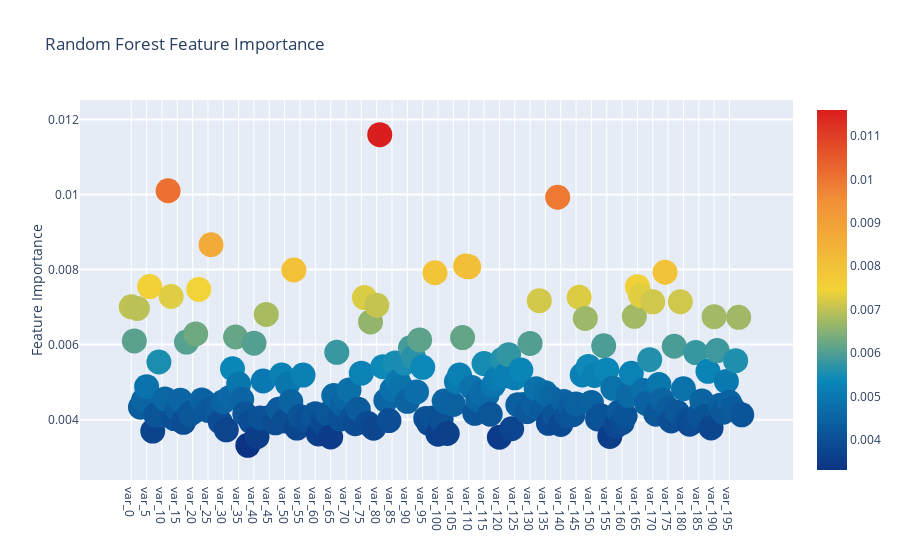

Here is the notebook cell this chart was saved with:
### Code cell
#model.feature_importances_

trace = go.Scatter(y = feature_dataframe['Random Forest feature importances'].values,
                  x = feature_dataframe['features'].values,
                  mode = 'markers',
                  marker = dict(sizemode = 'diameter', sizeref = 1,size = 25,
                                color = feature_dataframe['Random Forest feature importances'].values,
                                colorscale='Portland',showscale=True),
                  text = feature_dataframe['features'].values)
layout = go.Layout(
    autosize= True,
    title= 'Random Forest Feature Importance',
    hovermode= 'closest',
    yaxis=dict(
        title= 'Feature Importance',
        ticklen= 5,
        gridwidth= 2
    ),
    showlegend= False
)
fig = go.Figure(data=[trace], layout=layout)
py.iplot(fig)
plt.savefig('../data/processed/rf_feature_imp.png',bbox_inches='tight')

### Figure 1 — Plotly figure (JSON) as saved in the notebook; plotly's stock layout.template omitted (floating-point values rounded to 4 significant figures; data arrays with more than 128 entries replaced by an {"elided": "..."} marker saying what was removed)
{"data": [{"marker": {"color": {"elided": "200 float values"}, "colorscale": [[0, "rgb(12,51,131)"], [0.25, "rgb(10,136,186)"], [0.5, "rgb(242,211,56)"], [0.75, "rgb(242,143,56)"], [1, "rgb(217,30,30)"]], "showscale": true, "size": 25, "sizemode": "diameter", "sizeref": 1}, "mode": "markers", "text": {"elided": "200 str values"}, "type": "scatter", "x": {"elided": "200 str values"}, "y": {"elided": "200 float values"}}], "layout": {"autosize": true, "hovermode": "closest", "showlegend": false, "title": {"text": "Random Forest Feature Importance"}, "yaxis": {"gridwidth": 2, "ticklen": 5, "title": {"text": "Feature Importance"}}}}
